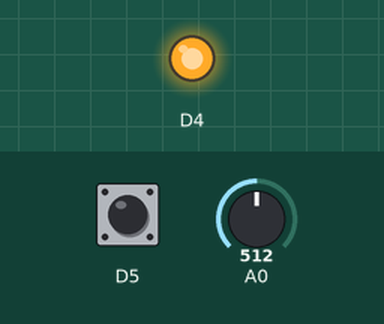
Simulated run of this program. Board: ESP8266 (Wemos D1 mini). Shown: output pins drawn as LEDs (lit = HIGH). Inputs (shaded band) come from the test bench; at power-on: D5 HIGH, A0 = 512.

Above: at 1.2 s.
1.3 s: D5 pulled LOW for 0.15 s
At 2.5 s:
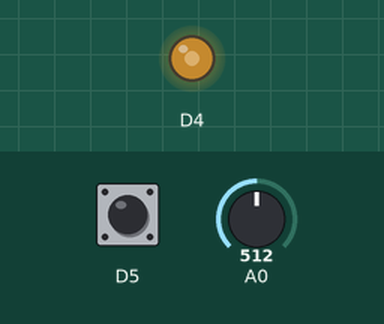
2.9 s: A0 set to 716
At 4.1 s:
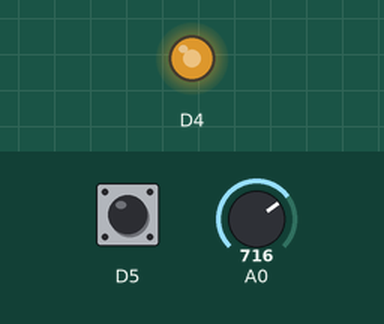
4.4 s: A0 set to 900
At 5.4 s:
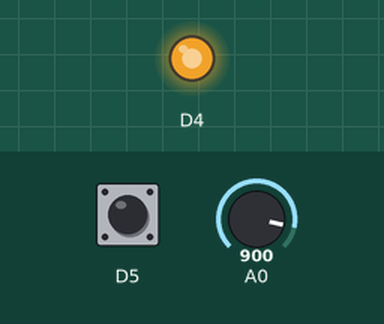
5.9 s: A0 set to 0
At 6.5 s:
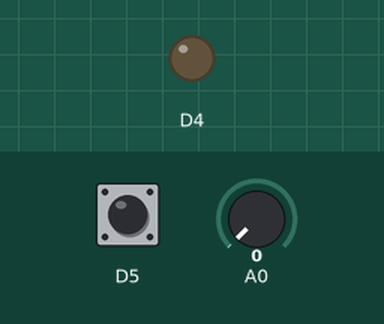
7.4 s: A0 set to 511
At 7.7 s:
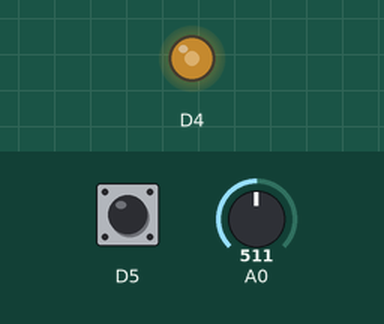
8.9 s: D5 pulled LOW for 1 s
At 10.8 s:
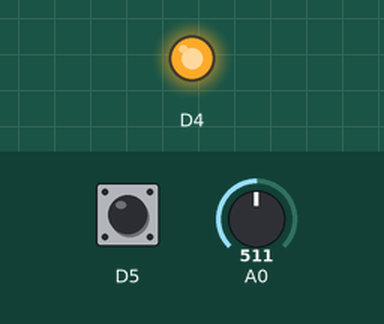
Timing chart, 0 to 12.3 s (numbered marks = the images above; inputs shaded):
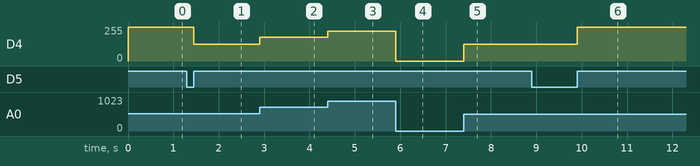

Measured:
- after the input at 1.3 s, D4: 255/255 → 127/255 after 0.15 s
- after the input at 2.9 s, D4: 127/255 → 178/255 at once
- after the input at 4.4 s, D4: 178/255 → 224/255 at once
- after the input at 5.9 s, D4: 224/255 → 0/255 at once
- after the input at 7.4 s, D4: 0/255 → 127/255 at once
- after the input at 8.9 s, D4: 127/255 → 255/255 after 1.0 s

The program:

main.cpp
```cpp
// Mohawk College - COMP-10184
//
// Digital Input/Output Lab - Test Program
//
// I, Julia Norrish, 000839030 certify that this material is my original work.  No other person's work has been used without due acknowledgement.
//
#include <Arduino.h>

int iVal;
int state;
int oldState;
bool LEDOn = true;

void setup() {
  // configure the USB serial monitor
  Serial.begin(115200);

  // configure pin D5 as digital input - this is the pushbutton
  pinMode(D5, INPUT_PULLUP);

  // configure pin D4 as a digital output - this is the LED
  pinMode(D4, OUTPUT);

  // set default PWM range
  analogWriteRange(1023);
}


void loop() {
  // read the button
  state = digitalRead(D5);

  // check if the button has been pressed
  if (state != oldState) {
    // save the old state
    oldState = state;

    if (state == 1){
      // toggle the state of the LED
      LEDOn = !LEDOn;
    }
  }

  // if the LED is on, control it using the variable resistor
  if (LEDOn){
    iVal = analogRead(A0);
    // set the PWM pulse width
    analogWrite(D4, iVal);
    delay(1);
  }
  else {
    // turn the LED off
    digitalWrite(D4, 1);
  }
}
```
